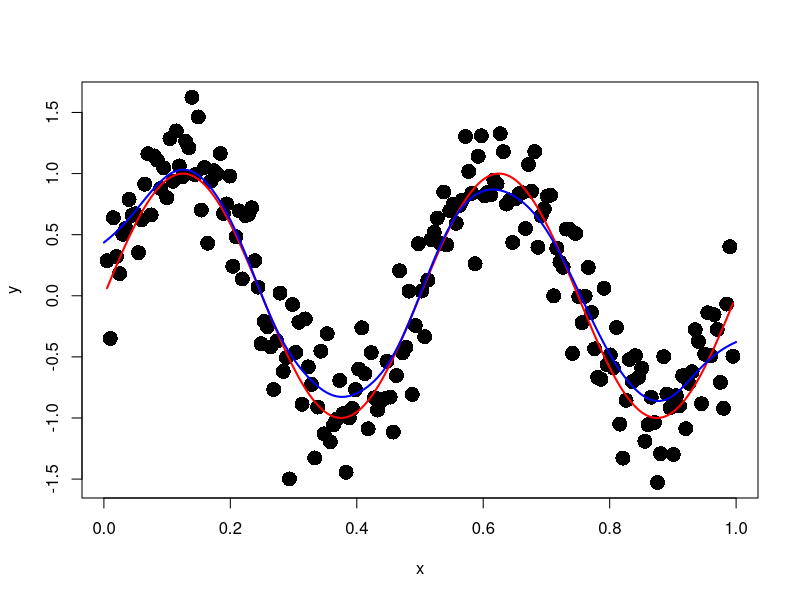
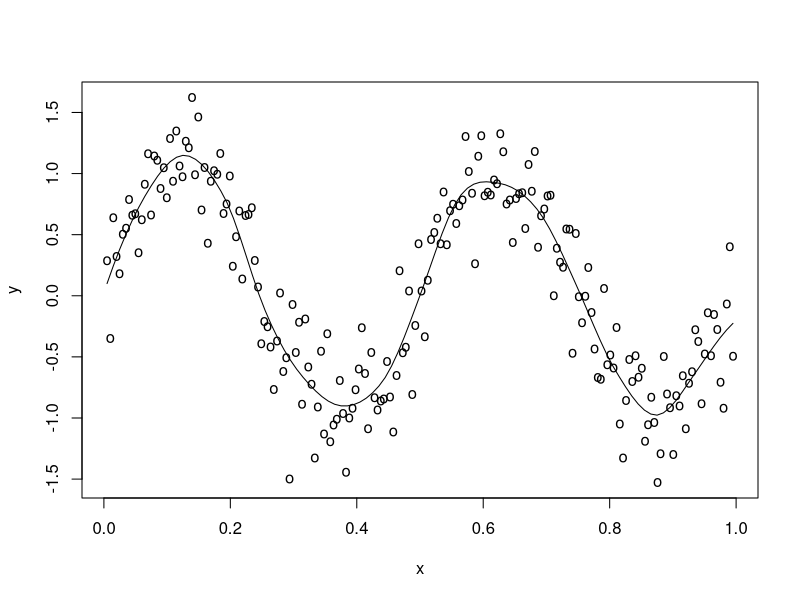

Reproduce these figures in R, in order.
## ---- chunk 1
require(locfit)
## ---- chunk 2
m <- function(x) sin(4 * pi * x)
x <- (1:200) / 201
ep <- rnorm(n = 200, mean = 0, sd = .3)
y <- m(x) + ep
plot(x, y, pch = 16, cex = 2)
lines(x, m(x), col = 'red', lwd = 2)
nwfit <- ksmooth(x, y, range.x = c(0, 1), kernel = 'normal', bandwidth = .1)
lines(nwfit$x, nwfit$y, col = 'blue', lwd = 2)
lpfit <- locfit(y ~ lp(x, h = .1), data = data.frame(x = x, y = y))
plot(lpfit, get.data = T)
